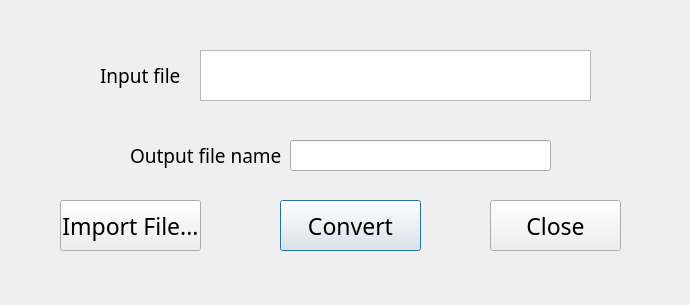
<?xml version="1.0" encoding="UTF-8"?>
<ui version="4.0">
 <class>Dialog</class>
 <widget class="QDialog" name="Dialog">
  <property name="geometry">
   <rect>
    <x>0</x>
    <y>0</y>
    <width>690</width>
    <height>305</height>
   </rect>
  </property>
  <property name="windowTitle">
   <string>Excel Converter</string>
  </property>
  <widget class="QPushButton" name="convert_btn">
   <property name="geometry">
    <rect>
     <x>280</x>
     <y>200</y>
     <width>141</width>
     <height>51</height>
    </rect>
   </property>
   <property name="font">
    <font>
     <family>Yu Gothic Light</family>
     <pointsize>17</pointsize>
    </font>
   </property>
   <property name="text">
    <string>Convert</string>
   </property>
  </widget>
  <widget class="QPushButton" name="close_btn">
   <property name="geometry">
    <rect>
     <x>490</x>
     <y>200</y>
     <width>131</width>
     <height>51</height>
    </rect>
   </property>
   <property name="font">
    <font>
     <family>Yu Gothic Light</family>
     <pointsize>17</pointsize>
    </font>
   </property>
   <property name="text">
    <string>Close</string>
   </property>
  </widget>
  <widget class="QListWidget" name="files">
   <property name="geometry">
    <rect>
     <x>200</x>
     <y>50</y>
     <width>391</width>
     <height>51</height>
    </rect>
   </property>
  </widget>
  <widget class="QPushButton" name="import_btn">
   <property name="geometry">
    <rect>
     <x>60</x>
     <y>200</y>
     <width>141</width>
     <height>51</height>
    </rect>
   </property>
   <property name="font">
    <font>
     <family>Yu Gothic Light</family>
     <pointsize>17</pointsize>
    </font>
   </property>
   <property name="text">
    <string>Import File...</string>
   </property>
  </widget>
  <widget class="QLineEdit" name="output_name">
   <property name="geometry">
    <rect>
     <x>290</x>
     <y>140</y>
     <width>261</width>
     <height>31</height>
    </rect>
   </property>
  </widget>
  <widget class="QLabel" name="label">
   <property name="geometry">
    <rect>
     <x>130</x>
     <y>140</y>
     <width>151</width>
     <height>31</height>
    </rect>
   </property>
   <property name="font">
    <font>
     <family>Yu Gothic Light</family>
     <pointsize>14</pointsize>
    </font>
   </property>
   <property name="text">
    <string>Output file name</string>
   </property>
  </widget>
  <widget class="QLabel" name="label_2">
   <property name="geometry">
    <rect>
     <x>100</x>
     <y>60</y>
     <width>81</width>
     <height>31</height>
    </rect>
   </property>
   <property name="font">
    <font>
     <family>Yu Gothic Light</family>
     <pointsize>14</pointsize>
    </font>
   </property>
   <property name="text">
    <string>Input file</string>
   </property>
  </widget>
 </widget>
 <resources/>
 <connections>
  <connection>
   <sender>close_btn</sender>
   <signal>clicked()</signal>
   <receiver>dialog</receiver>
   <slot>close()</slot>
   <hints>
    <hint type="sourcelabel">
     <x>655</x>
     <y>445</y>
    </hint>
    <hint type="destinationlabel">
     <x>410</x>
     <y>275</y>
    </hint>
   </hints>
  </connection>
 </connections>
</ui>
